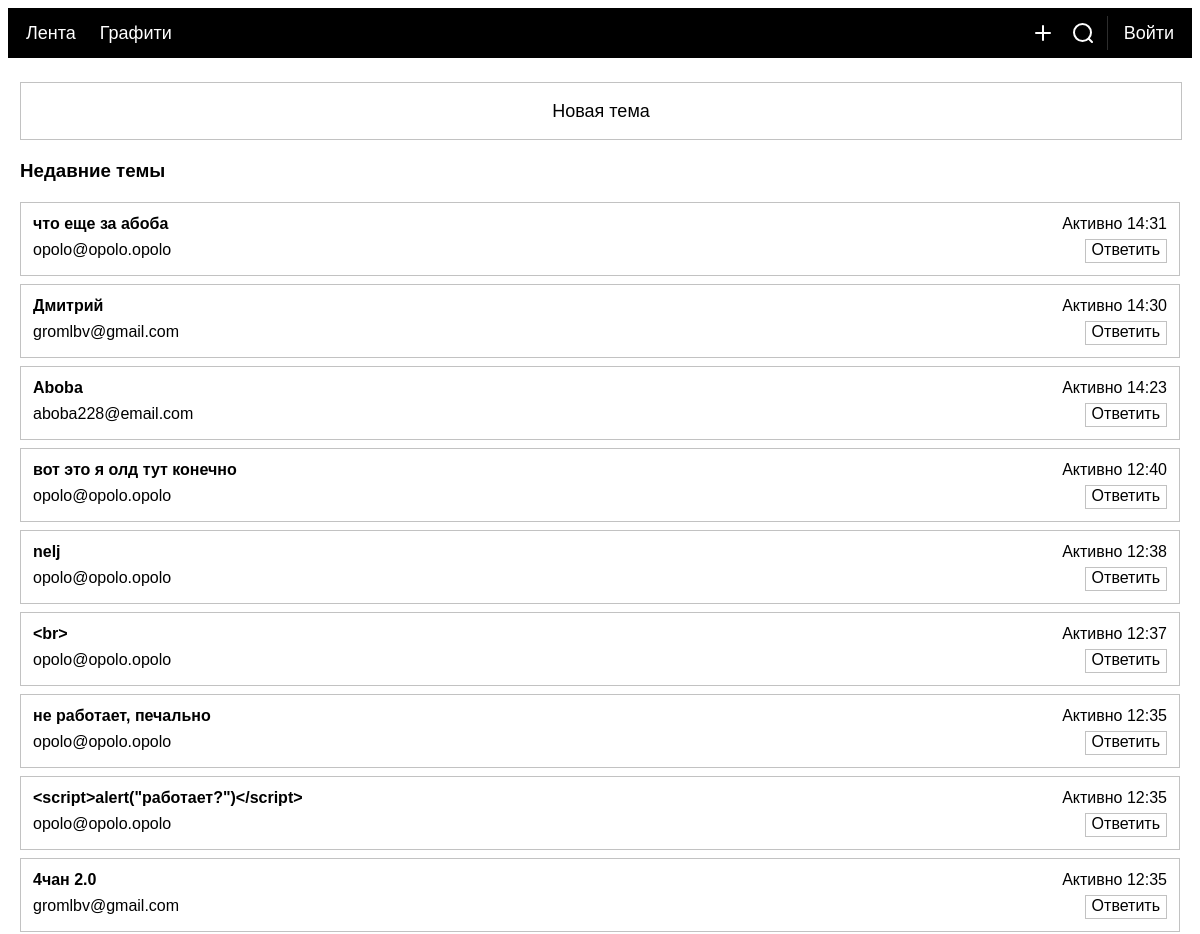
Before: /feed (upper part) with the older database file.
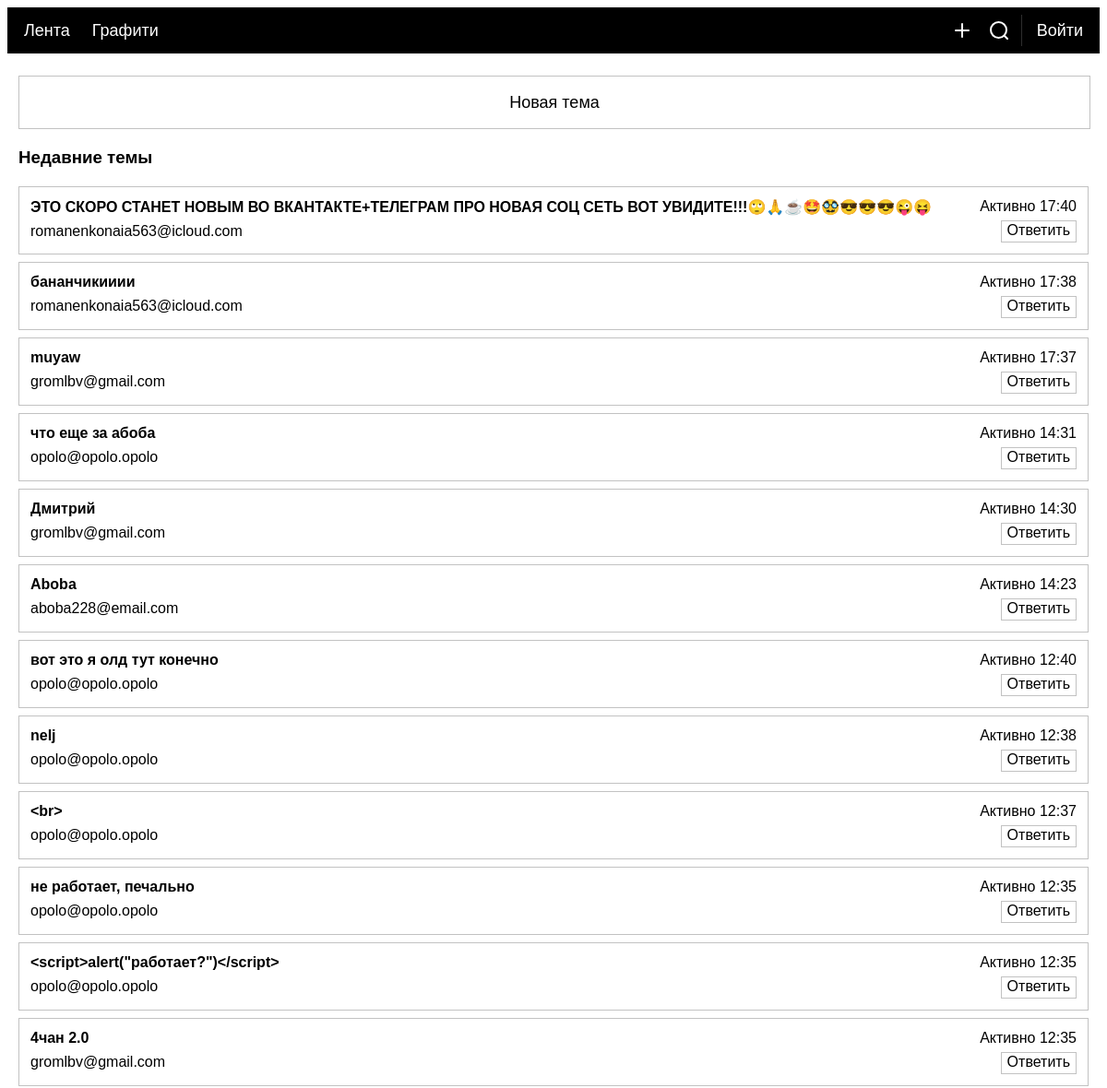
After: the same page with the newer database file.
### tables this page shows
CREATE TABLE "threads" (
	"threadid"	INTEGER UNIQUE,
	"name"	TEXT,
	"author"	TEXT,
	"last_activity"	INTEGER,
	"creation_date"	INTEGER,
	PRIMARY KEY("threadid" AUTOINCREMENT)
);

CREATE TABLE "users" (
	"userid"	INTEGER UNIQUE,
	"email"	text,
	"username"	text,
	"password"	text,
	"creation_date"	integer,
	PRIMARY KEY("userid" AUTOINCREMENT)
);

### main.py (the view)
@app.route('/feed')
def feed():
    all_threads = db.parse_threads()
    return render_template('feed.html', all_threads=all_threads)

### sqlitedb.py (called while the page is built)
def get_db():
    conn = sqlite3.connect('lbvforum.db')
    conn.row_factory = sqlite3.Row
    return conn

def parse_threads():
    with get_db() as conn:
        c = conn.cursor()
        c.execute("""SELECT threads.*, users.email FROM threads
                     JOIN users ON threads.author = users.rowid""")
        all_threads = c.fetchall()
        threads_with_dates = []
        for thread in all_threads:
            thread_dict = dict(thread)
            thread_dict['creation_date'] = datetime.datetime.fromtimestamp(thread_dict['creation_date']).strftime('%H:%M')
            threads_with_dates.append(thread_dict)
        threads_with_dates.reverse()
        return threads_with_dates

### templates/feed.html (shortened to what this page needs)
{% extends "base.html" %}
{% block content %}
    <a class="button-like new-theme outline grow" href="{{ url_for('new_thread') }}">Новая тема</a>
    <div class="recent-themes">
        <h3>Недавние темы</h3>
        {% for threads in all_threads %}
            <div class="theme-home">
                <div class="theme-left">
                    <h4>{{ threads['name'] }}</h4>
                    <p>{{ threads['email'] }}</p>
                </div>
                <div class="theme-right">
                    Активно {{ threads['creation_date'] }}
                    <button class="outline">Ответить</button>
                </div>
            </div>
        {% endfor %}
    </div>
{% endblock content %}

### templates/base.html (shortened to what this page needs)
<!DOCTYPE html>
<html lang="en">
<head>
    <link rel="stylesheet" href="{{ url_for('static', filename='style.css') }}">
</head>
<body>
    <div class="wrapper">
        <div class="header">
            <a href="{{ url_for('feed') }}">Лента</a>
            <a href="{{ url_for('graphiti') }}">Графити</a>
            <a class="btn" href="{{ url_for('new_thread') }}">
                <img src="{{ url_for('static', filename='icons/plus.svg') }}" alt="+">
            </a>
            <a class="btn" href="{{ url_for('indev') }}">
                <img src="{{ url_for('static', filename='icons/search.svg') }}" alt="Поиск">
            </a>
            <div class="spacer4_h"></div>
            <div class="spacer4_h"></div>
            {% if 'token' in session %}
                <a href="{{ url_for('me') }}">
                    <img class="profile-img" src="{{ url_for('static', filename='img/standart_pic.png') }}" alt=" ">
                    Мой аккаунт</a>
            {% else %}
                <a href="{{ url_for('me') }}">Войти</a>
            {% endif %}
        </div>
        <div class="content">
            {% block content %} {% endblock content %}
        </div>
    </div>
</body>
</html>

### static/style.css (style rules this page uses)
* { font-family: 'Gill Sans', sans-serif; transition: 0.1s; }
:root { --custom-border-radius: var(0px); }
body { overflow: hidden; }
h1, h2, h3, h4, h5 { margin: 12px 0; padding: 0; }
.content { margin: 12px; }
a { display: flex; padding: 2px 24px 2px 0; margin: 0; width: fit-content; height: 24px; color: #000; font-size: 18px; text-decoration: 1px solid #00000036; cursor: pointer; }
.spacer4_h { height: 100%; width: 4px; }
.recent-themes { display: flex; flex-direction: column; gap: 8px; }

Changed rows visible on the page:
added threads: name "ЭТО СКОРО СТАНЕТ НОВЫМ ВО ВКАНТАКТЕ+ТЕЛЕГРАМ ПРО НОВАЯ СОЦ СЕТЬ ВОТ УВИДИТЕ!!!🙄🙏☕️🤩🥸😎😎😎😜😝", email "romanenkonaia563@icloud.com", creation_date "17:40"
added threads: name "бананчикииии", email "romanenkonaia563@icloud.com", creation_date "17:38"
added threads: name "muyaw", email "gromlbv@gmail.com", creation_date "17:37"
